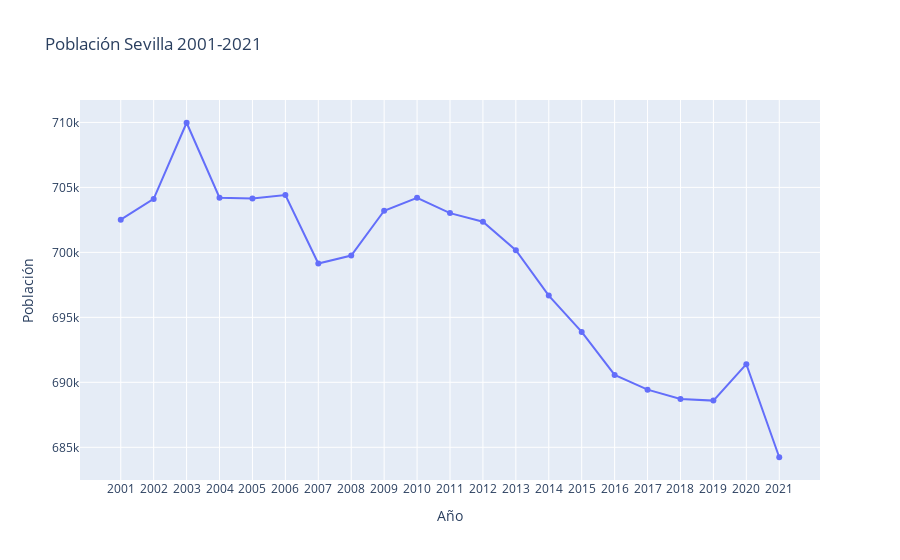

Notebook code cell kept with this figure:
### Markdown cell above
### Veamos una grafica con la poblacion de Sevilla en los ultimos 20 años

### Code cell
Sevilla = Poblacion_provincias.iloc[40].sort_index(ascending=True)

fig = px.line(Sevilla,
              x=Sevilla.index,
              y=Sevilla.values,
              markers=True,
              title='Población Sevilla 2001-2021')
fig.update_xaxes(title='Año')
fig.update_yaxes(title='Población')
fig.show()

### Figure 1 — Plotly figure (JSON) as saved in the notebook; plotly's stock layout.template omitted (floating-point values rounded to 4 significant figures)
{"data": [{"hovertemplate": "index=%{x}<br>y=%{y}<extra></extra>", "legendgroup": "", "line": {"color": "#636efa", "dash": "solid"}, "marker": {"symbol": "circle"}, "mode": "markers+lines", "name": "", "orientation": "v", "showlegend": false, "type": "scatter", "x": ["2001", "2002", "2003", "2004", "2005", "2006", "2007", "2008", "2009", "2010", "2011", "2012", "2013", "2014", "2015", "2016", "2017", "2018", "2019", "2020", "2021"], "xaxis": "x", "y": [702520, 704114, 709975, 704203, 704154, 704414, 699145, 699759, 703206, 704198, 703021, 702355, 700169, 696676, 693878, 690566, 689434, 688711, 688592, 691395, 684234], "yaxis": "y"}], "layout": {"legend": {"tracegroupgap": 0}, "title": {"text": "Población Sevilla 2001-2021"}, "xaxis": {"anchor": "y", "domain": [0, 1], "title": {"text": "Año"}}, "yaxis": {"anchor": "x", "domain": [0, 1], "title": {"text": "Población"}}}}
